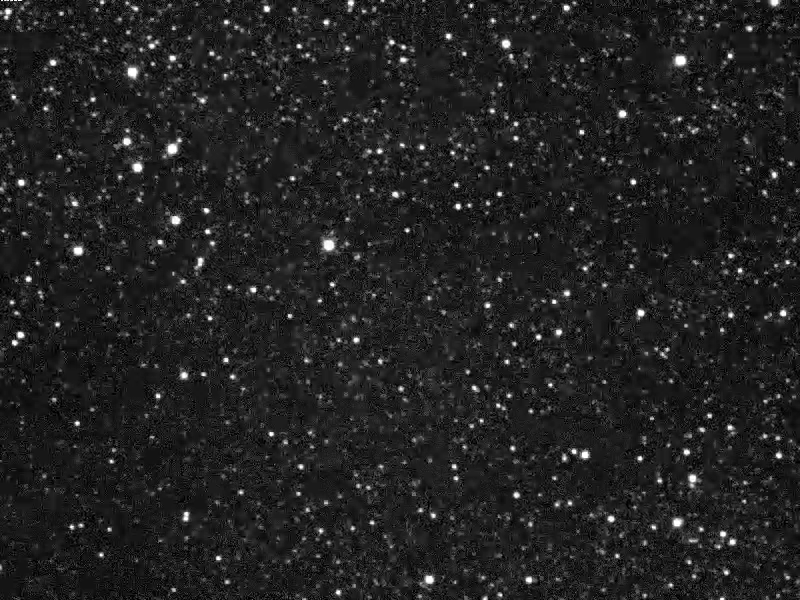
#> input picture frame 73 of pred_input/timelapse-s2a.mp4, 800 x 600 px
$ jupyter execute time-lapse.ipynb
#> lines starting #> are read from the running program, lines starting #| are printed output that depends on the picture
[cell 1]
import cv2
import numpy as np
from PIL import Image

def create_long_exposure_images_from_timelapse(mp4_path, output_prefix, num_parts=6):
    # Video dosyasını aç
#> called with mp4_path = 'timelapse-s2a.mp4', output_prefix = 'output_image', num_parts = 6
    cap = cv2.VideoCapture(mp4_path)

    if not cap.isOpened():
        print("Video dosyası açılamadı.")
        return

    # Toplam kare sayısını ve fps'i öğren
    total_frames = int(cap.get(cv2.CAP_PROP_FRAME_COUNT))
    fps = int(cap.get(cv2.CAP_PROP_FPS))
    print(f"Toplam kare sayısı: {total_frames}, FPS: {fps}")

    # Her parçadaki kare sayısı
    frames_per_part = total_frames // num_parts

    # Kaydedilen görüntülerin yollarını saklamak için liste
    image_paths = []

    for part in range(num_parts):
        # Uzun pozlama görüntüsü için boş bir frame oluştur
        long_exposure_frame = None

        for i in range(frames_per_part):
            ret, frame = cap.read()
            if not ret:
                break

            # İlk frame için başlangıç değeri olarak kullan
            if long_exposure_frame is None:
                long_exposure_frame = np.zeros_like(frame, dtype=np.float32)

            # Hareket eden noktayı takip eden uzun pozlama efekti yaratmak için frame ekle
            long_exposure_frame += frame.astype(np.float32)

        # Normalize et ve kaydet
        long_exposure_frame /= frames_per_part
        long_exposure_frame = np.uint8(np.clip(long_exposure_frame, 0, 255))

        output_filename = f"{output_prefix}_part_{part + 1}.png"
        cv2.imwrite(output_filename, long_exposure_frame)
        image_paths.append(output_filename)
        print(f"Kaydedildi: {output_filename}")
#> this loop made 1 pass
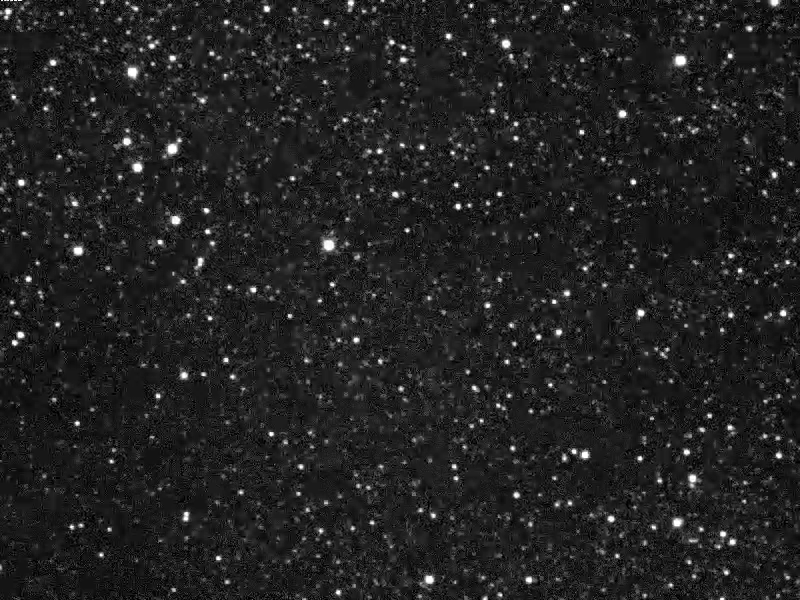
#> input picture frame 73 of pred_input/timelapse-s2a.mp4, 800 x 600 px
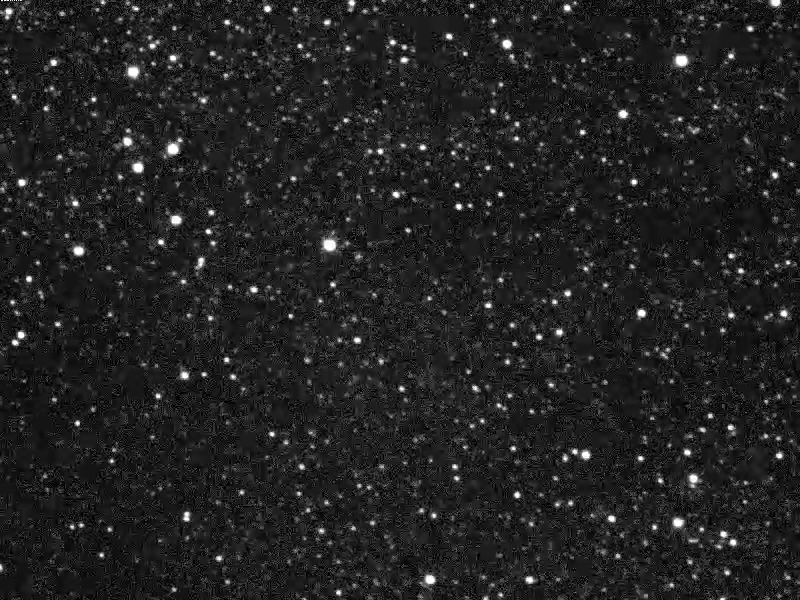
#> input picture frame 79 of pred_input/timelapse-s2a.mp4, 800 x 600 px
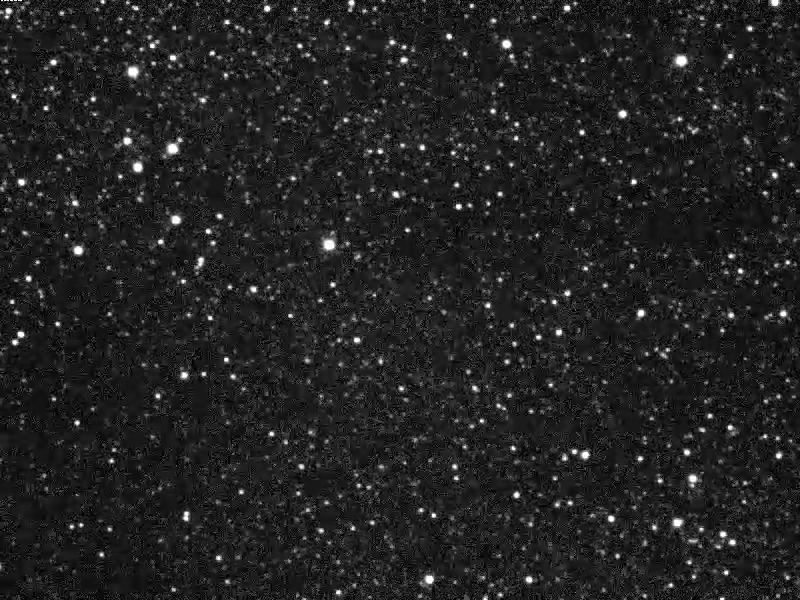
#> input picture frame 92 of pred_input/timelapse-s2a.mp4, 800 x 600 px

    cap.release()

    # Sonsuz GIF oluştur
    images = [Image.open(img_path) for img_path in image_paths]
    gif_filename = f"{output_prefix}_long_exposure.gif"
    images[0].save(gif_filename, save_all=True, append_images=images[1:], loop=0, duration=500)
    print(f"Sonsuz GIF kaydedildi: {gif_filename}")

# Kullanım
create_long_exposure_images_from_timelapse('timelapse-s2a.mp4', 'output_image')

$ run again, starting later in the video
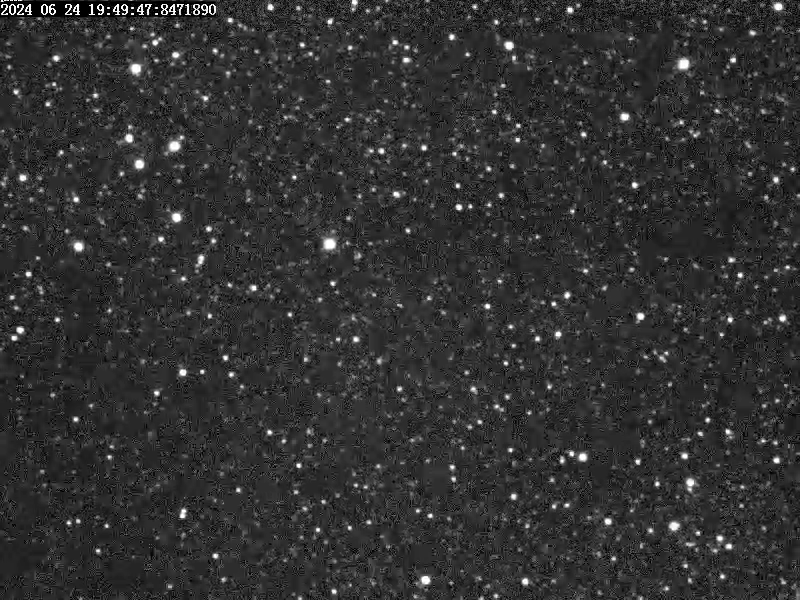
#> input picture frame 332 of pred_input/timelapse-s2a.mp4, 800 x 600 px
#> the loop in create_long_exposure_images_from_timelapse, `for part in range(num_parts):` made 1 pass
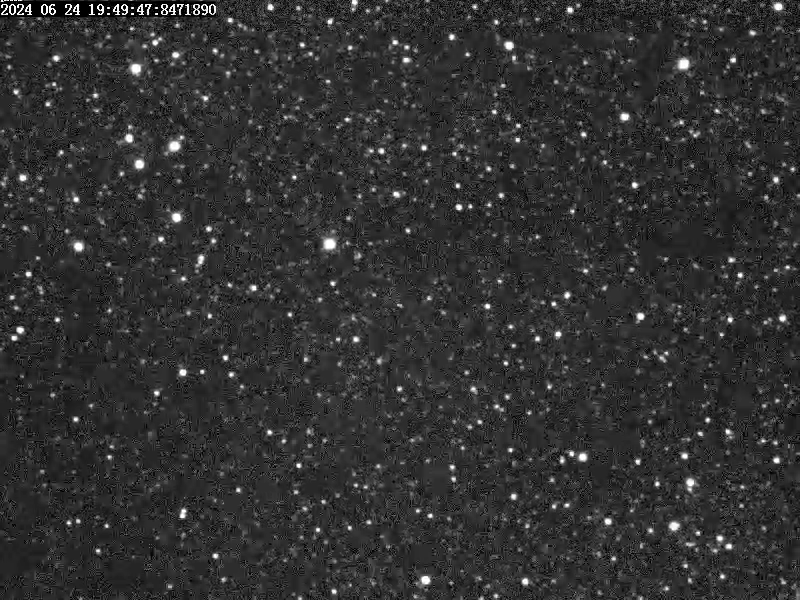
#> input picture frame 332 of pred_input/timelapse-s2a.mp4, 800 x 600 px
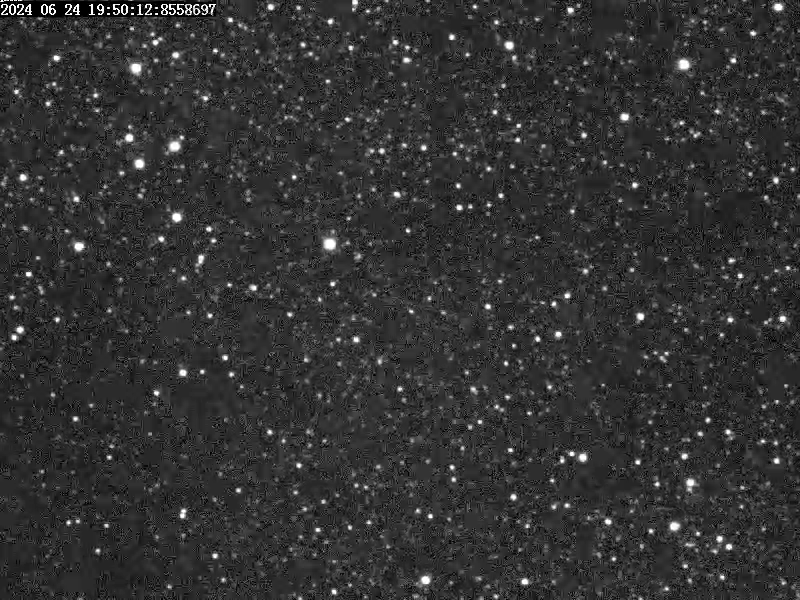
#> input picture frame 348 of pred_input/timelapse-s2a.mp4, 800 x 600 px
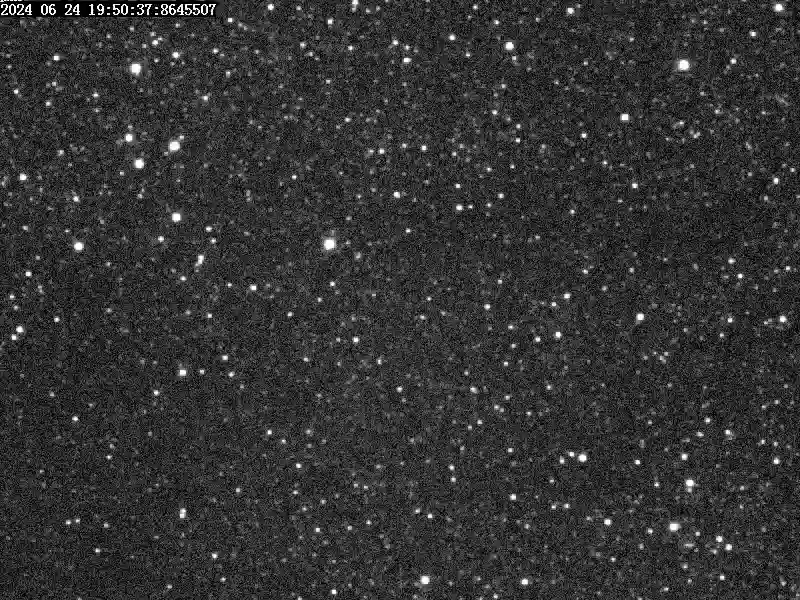
#> input picture frame 360 of pred_input/timelapse-s2a.mp4, 800 x 600 px

$ run again, starting later in the video
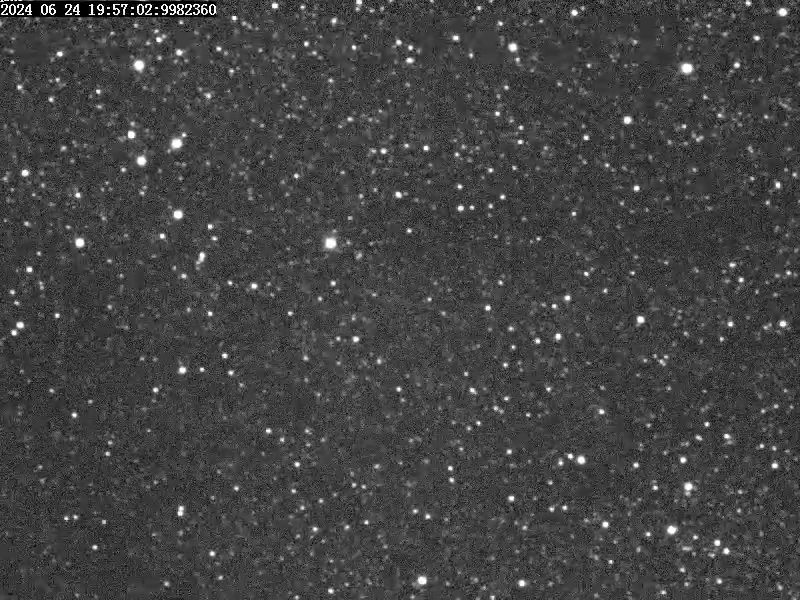
#> input picture frame 591 of pred_input/timelapse-s2a.mp4, 800 x 600 px
#> the loop in create_long_exposure_images_from_timelapse, `for part in range(num_parts):` made 1 pass
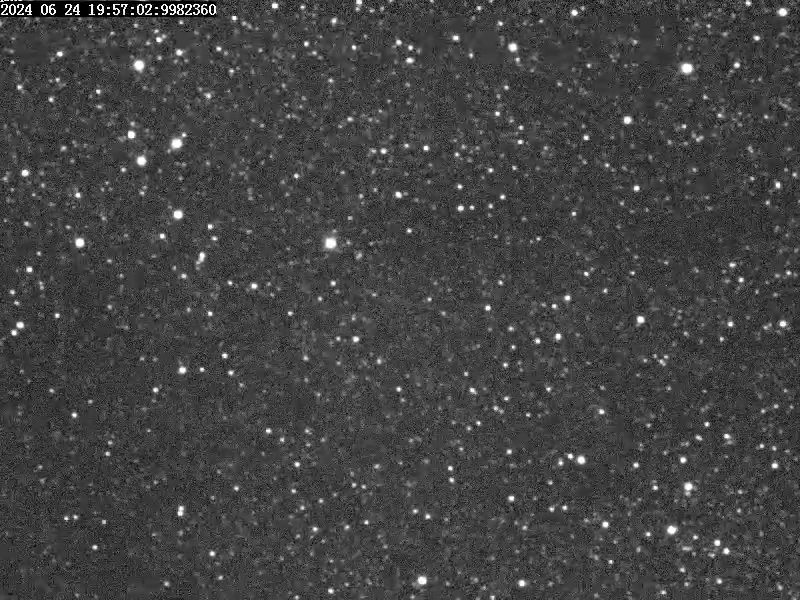
#> input picture frame 591 of pred_input/timelapse-s2a.mp4, 800 x 600 px
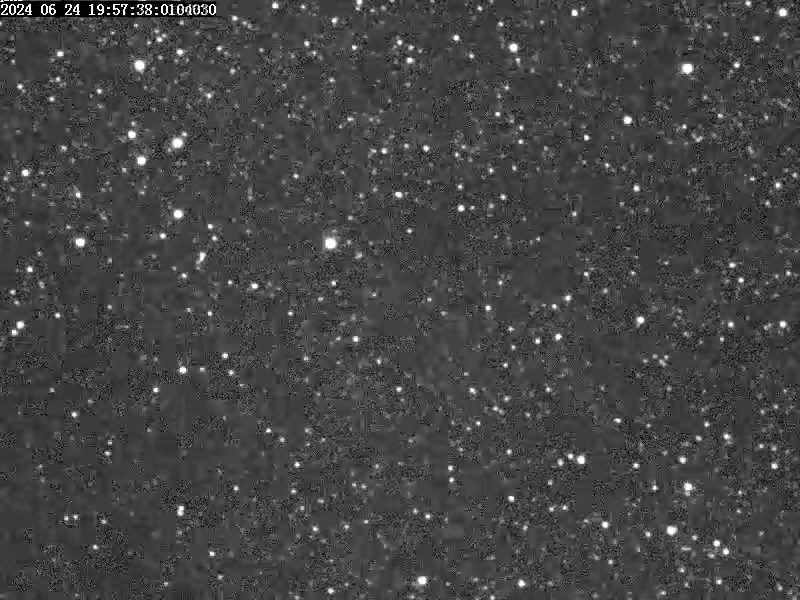
#> input picture frame 612 of pred_input/timelapse-s2a.mp4, 800 x 600 px
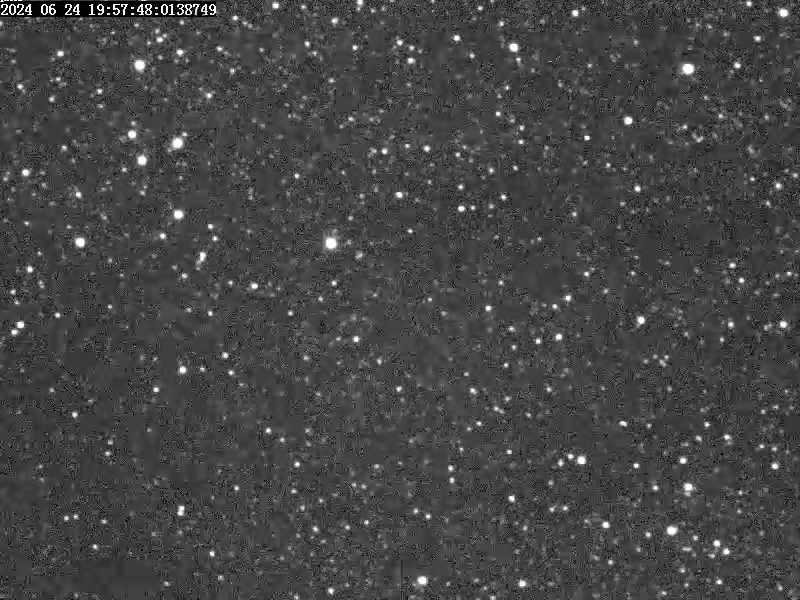
#> input picture frame 620 of pred_input/timelapse-s2a.mp4, 800 x 600 px
